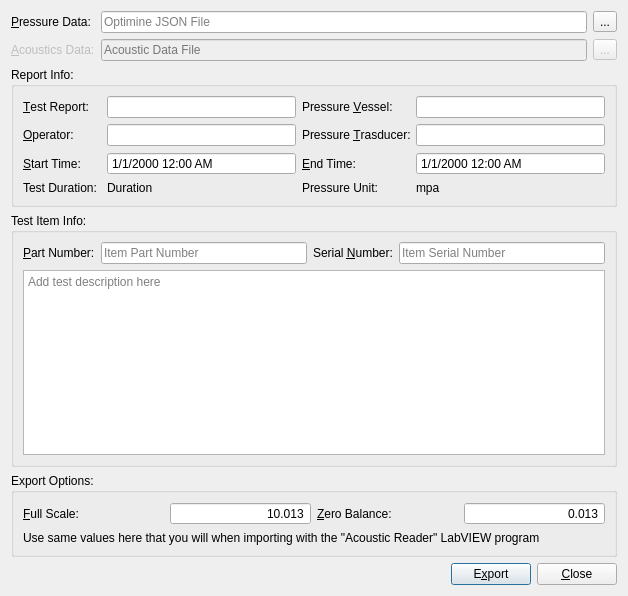
<?xml version="1.0" encoding="UTF-8"?>
<ui version="4.0">
 <class>OptimineExport</class>
 <widget class="QDialog" name="OptimineExport">
  <property name="geometry">
   <rect>
    <x>0</x>
    <y>0</y>
    <width>628</width>
    <height>596</height>
   </rect>
  </property>
  <property name="windowTitle">
   <string>Optimine DAT Exporter</string>
  </property>
  <layout class="QVBoxLayout" name="verticalLayout">
   <item>
    <layout class="QGridLayout" name="gridLayout" columnstretch="0,1,0,1">
     <item row="0" column="0">
      <widget class="QLabel" name="pressureFileLabel">
       <property name="text">
        <string>&amp;Pressure Data:</string>
       </property>
       <property name="buddy">
        <cstring>pressureLineEdit</cstring>
       </property>
      </widget>
     </item>
     <item row="0" column="3">
      <widget class="QToolButton" name="pressureFileButton">
       <property name="text">
        <string>...</string>
       </property>
      </widget>
     </item>
     <item row="1" column="0">
      <widget class="QLabel" name="acousticsFileLabel">
       <property name="enabled">
        <bool>false</bool>
       </property>
       <property name="text">
        <string>&amp;Acoustics Data:</string>
       </property>
       <property name="buddy">
        <cstring>acousticsLineEdit</cstring>
       </property>
      </widget>
     </item>
     <item row="1" column="3">
      <widget class="QToolButton" name="acousticsFileButton">
       <property name="enabled">
        <bool>false</bool>
       </property>
       <property name="text">
        <string>...</string>
       </property>
      </widget>
     </item>
     <item row="0" column="1" colspan="2">
      <widget class="QLineEdit" name="pressureLineEdit">
       <property name="placeholderText">
        <string>Optimine JSON File</string>
       </property>
      </widget>
     </item>
     <item row="1" column="1" colspan="2">
      <widget class="QLineEdit" name="acousticsLineEdit">
       <property name="enabled">
        <bool>false</bool>
       </property>
       <property name="placeholderText">
        <string>Acoustic Data File</string>
       </property>
      </widget>
     </item>
    </layout>
   </item>
   <item>
    <widget class="QGroupBox" name="groupBox">
     <property name="title">
      <string>Report Info:</string>
     </property>
     <layout class="QGridLayout" name="gridLayout_2">
      <item row="0" column="0">
       <widget class="QLabel" name="testReportLabel">
        <property name="text">
         <string>&amp;Test Report:</string>
        </property>
        <property name="buddy">
         <cstring>testReportLineEdit</cstring>
        </property>
       </widget>
      </item>
      <item row="0" column="1">
       <widget class="QLineEdit" name="testReportLineEdit"/>
      </item>
      <item row="0" column="2">
       <widget class="QLabel" name="pressureVesselLabel">
        <property name="text">
         <string>Pressure &amp;Vessel:</string>
        </property>
        <property name="buddy">
         <cstring>pressureVesselLineEdit</cstring>
        </property>
       </widget>
      </item>
      <item row="0" column="3">
       <widget class="QLineEdit" name="pressureVesselLineEdit">
        <property name="text">
         <string/>
        </property>
       </widget>
      </item>
      <item row="1" column="0">
       <widget class="QLabel" name="operatorLabel">
        <property name="text">
         <string>&amp;Operator:</string>
        </property>
        <property name="buddy">
         <cstring>operaatorLineEdit</cstring>
        </property>
       </widget>
      </item>
      <item row="1" column="1">
       <widget class="QLineEdit" name="operaatorLineEdit"/>
      </item>
      <item row="1" column="2">
       <widget class="QLabel" name="pressureTransducerLabel">
        <property name="text">
         <string>Pressure &amp;Trasducer:</string>
        </property>
        <property name="buddy">
         <cstring>pressureTransducerLineEdit</cstring>
        </property>
       </widget>
      </item>
      <item row="1" column="3">
       <widget class="QLineEdit" name="pressureTransducerLineEdit">
        <property name="text">
         <string/>
        </property>
       </widget>
      </item>
      <item row="2" column="0">
       <widget class="QLabel" name="startTimeLabel">
        <property name="text">
         <string>&amp;Start Time:</string>
        </property>
        <property name="buddy">
         <cstring>dateTimeEdit</cstring>
        </property>
       </widget>
      </item>
      <item row="2" column="1">
       <widget class="QDateTimeEdit" name="dateTimeEdit">
        <property name="readOnly">
         <bool>true</bool>
        </property>
        <property name="buttonSymbols">
         <enum>QAbstractSpinBox::NoButtons</enum>
        </property>
        <property name="displayFormat">
         <string>M/d/yyyy hh:mm AP</string>
        </property>
        <property name="calendarPopup">
         <bool>false</bool>
        </property>
       </widget>
      </item>
      <item row="2" column="2">
       <widget class="QLabel" name="endTimeLabel">
        <property name="text">
         <string>&amp;End Time:</string>
        </property>
        <property name="buddy">
         <cstring>dateTimeEdit_2</cstring>
        </property>
       </widget>
      </item>
      <item row="2" column="3">
       <widget class="QDateTimeEdit" name="dateTimeEdit_2">
        <property name="readOnly">
         <bool>true</bool>
        </property>
        <property name="buttonSymbols">
         <enum>QAbstractSpinBox::NoButtons</enum>
        </property>
        <property name="displayFormat">
         <string>M/d/yyyy hh:mm AP</string>
        </property>
        <property name="calendarPopup">
         <bool>false</bool>
        </property>
       </widget>
      </item>
      <item row="3" column="0">
       <widget class="QLabel" name="durationLabel">
        <property name="text">
         <string>Test Duration: </string>
        </property>
       </widget>
      </item>
      <item row="3" column="1">
       <widget class="QLabel" name="duration">
        <property name="text">
         <string>Duration</string>
        </property>
       </widget>
      </item>
      <item row="3" column="2">
       <widget class="QLabel" name="pressureUnitLabel">
        <property name="text">
         <string>Pressure Unit:</string>
        </property>
       </widget>
      </item>
      <item row="3" column="3">
       <widget class="QLabel" name="pressureUnit">
        <property name="toolTip">
         <string>Recorded Pressure Units</string>
        </property>
        <property name="text">
         <string>mpa</string>
        </property>
       </widget>
      </item>
     </layout>
    </widget>
   </item>
   <item>
    <widget class="QGroupBox" name="groupBox_2">
     <property name="title">
      <string>Test Item Info:</string>
     </property>
     <layout class="QGridLayout" name="gridLayout_3" columnstretch="0,1,0,1">
      <item row="0" column="0">
       <widget class="QLabel" name="partNumberLabel">
        <property name="text">
         <string>&amp;Part Number:</string>
        </property>
        <property name="buddy">
         <cstring>partNumberLineEdit</cstring>
        </property>
       </widget>
      </item>
      <item row="0" column="1">
       <widget class="QLineEdit" name="partNumberLineEdit">
        <property name="text">
         <string/>
        </property>
        <property name="placeholderText">
         <string>Item Part Number</string>
        </property>
       </widget>
      </item>
      <item row="0" column="2">
       <widget class="QLabel" name="serialNumberLabel">
        <property name="text">
         <string>Serial &amp;Number:</string>
        </property>
        <property name="buddy">
         <cstring>serialNumberLineEdit</cstring>
        </property>
       </widget>
      </item>
      <item row="0" column="3">
       <widget class="QLineEdit" name="serialNumberLineEdit">
        <property name="text">
         <string/>
        </property>
        <property name="placeholderText">
         <string>Item Serial Number</string>
        </property>
       </widget>
      </item>
      <item row="1" column="0" colspan="4">
       <widget class="QPlainTextEdit" name="plainTextEdit">
        <property name="placeholderText">
         <string>Add test description here</string>
        </property>
       </widget>
      </item>
     </layout>
    </widget>
   </item>
   <item>
    <widget class="QGroupBox" name="groupBox_3">
     <property name="title">
      <string>Export Options:</string>
     </property>
     <layout class="QGridLayout" name="gridLayout_4">
      <item row="0" column="1">
       <widget class="QDoubleSpinBox" name="fullScaleSpinBox">
        <property name="toolTip">
         <string/>
        </property>
        <property name="alignment">
         <set>Qt::AlignRight|Qt::AlignTrailing|Qt::AlignVCenter</set>
        </property>
        <property name="buttonSymbols">
         <enum>QAbstractSpinBox::NoButtons</enum>
        </property>
        <property name="decimals">
         <number>3</number>
        </property>
        <property name="singleStep">
         <double>0.010000000000000</double>
        </property>
        <property name="value">
         <double>10.013000000000000</double>
        </property>
       </widget>
      </item>
      <item row="0" column="0">
       <widget class="QLabel" name="fullScaleLabel">
        <property name="text">
         <string>&amp;Full Scale:</string>
        </property>
        <property name="buddy">
         <cstring>fullScaleSpinBox</cstring>
        </property>
       </widget>
      </item>
      <item row="0" column="3">
       <widget class="QDoubleSpinBox" name="zeroBalanceSpinBox">
        <property name="alignment">
         <set>Qt::AlignRight|Qt::AlignTrailing|Qt::AlignVCenter</set>
        </property>
        <property name="buttonSymbols">
         <enum>QAbstractSpinBox::NoButtons</enum>
        </property>
        <property name="decimals">
         <number>3</number>
        </property>
        <property name="minimum">
         <double>-99.000000000000000</double>
        </property>
        <property name="singleStep">
         <double>0.010000000000000</double>
        </property>
        <property name="value">
         <double>0.013000000000000</double>
        </property>
       </widget>
      </item>
      <item row="0" column="2">
       <widget class="QLabel" name="zeroBalanceLabel">
        <property name="text">
         <string>&amp;Zero Balance:</string>
        </property>
        <property name="buddy">
         <cstring>zeroBalanceSpinBox</cstring>
        </property>
       </widget>
      </item>
      <item row="1" column="0" colspan="4">
       <widget class="QLabel" name="scaleBalanceHelp">
        <property name="text">
         <string>Use same values here that you will when importing with the &quot;Acoustic Reader&quot; LabVIEW program</string>
        </property>
       </widget>
      </item>
     </layout>
    </widget>
   </item>
   <item>
    <layout class="QHBoxLayout" name="horizontalLayout">
     <item>
      <spacer name="horizontalSpacer">
       <property name="orientation">
        <enum>Qt::Horizontal</enum>
       </property>
       <property name="sizeHint" stdset="0">
        <size>
         <width>40</width>
         <height>20</height>
        </size>
       </property>
      </spacer>
     </item>
     <item>
      <widget class="QPushButton" name="pushButton">
       <property name="text">
        <string>E&amp;xport</string>
       </property>
      </widget>
     </item>
     <item>
      <widget class="QPushButton" name="pushButton_2">
       <property name="text">
        <string>&amp;Close</string>
       </property>
      </widget>
     </item>
    </layout>
   </item>
  </layout>
 </widget>
 <tabstops>
  <tabstop>pressureLineEdit</tabstop>
  <tabstop>pressureFileButton</tabstop>
  <tabstop>acousticsLineEdit</tabstop>
  <tabstop>acousticsFileButton</tabstop>
  <tabstop>testReportLineEdit</tabstop>
  <tabstop>pressureVesselLineEdit</tabstop>
  <tabstop>operaatorLineEdit</tabstop>
  <tabstop>pressureTransducerLineEdit</tabstop>
  <tabstop>dateTimeEdit</tabstop>
  <tabstop>dateTimeEdit_2</tabstop>
  <tabstop>partNumberLineEdit</tabstop>
  <tabstop>serialNumberLineEdit</tabstop>
  <tabstop>plainTextEdit</tabstop>
  <tabstop>fullScaleSpinBox</tabstop>
  <tabstop>zeroBalanceSpinBox</tabstop>
  <tabstop>pushButton</tabstop>
  <tabstop>pushButton_2</tabstop>
 </tabstops>
 <resources/>
 <connections/>
</ui>
